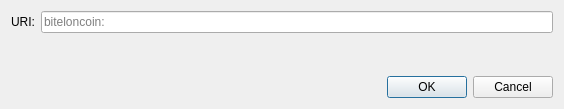
<?xml version="1.0" encoding="UTF-8"?>
<ui version="4.0">
 <class>OpenURIDialog</class>
 <widget class="QDialog" name="OpenURIDialog">
  <property name="geometry">
   <rect>
    <x>0</x>
    <y>0</y>
    <width>564</width>
    <height>109</height>
   </rect>
  </property>
  <property name="windowTitle">
   <string>Open biteloncoin URI</string>
  </property>
  <layout class="QVBoxLayout" name="verticalLayout">
   <item>
    <layout class="QHBoxLayout" name="horizontalLayout">
     <item>
      <widget class="QLabel" name="label">
       <property name="text">
        <string>URI:</string>
       </property>
      </widget>
     </item>
     <item>
      <widget class="QValidatedLineEdit" name="uriEdit">
       <property name="placeholderText">
        <string notr="true">biteloncoin:</string>
       </property>
      </widget>
     </item>
    </layout>
   </item>
   <item>
    <spacer name="verticalSpacer">
     <property name="orientation">
      <enum>Qt::Vertical</enum>
     </property>
     <property name="sizeHint" stdset="0">
      <size>
       <width>20</width>
       <height>40</height>
      </size>
     </property>
    </spacer>
   </item>
   <item>
    <widget class="QDialogButtonBox" name="buttonBox">
     <property name="orientation">
      <enum>Qt::Horizontal</enum>
     </property>
     <property name="standardButtons">
      <set>QDialogButtonBox::Cancel|QDialogButtonBox::Ok</set>
     </property>
    </widget>
   </item>
  </layout>
 </widget>
 <customwidgets>
  <customwidget>
   <class>QValidatedLineEdit</class>
   <extends>QLineEdit</extends>
   <header>qt/qvalidatedlineedit.h</header>
  </customwidget>
 </customwidgets>
 <resources/>
 <connections>
  <connection>
   <sender>buttonBox</sender>
   <signal>accepted()</signal>
   <receiver>OpenURIDialog</receiver>
   <slot>accept()</slot>
   <hints>
    <hint type="sourcelabel">
     <x>248</x>
     <y>254</y>
    </hint>
    <hint type="destinationlabel">
     <x>157</x>
     <y>274</y>
    </hint>
   </hints>
  </connection>
  <connection>
   <sender>buttonBox</sender>
   <signal>rejected()</signal>
   <receiver>OpenURIDialog</receiver>
   <slot>reject()</slot>
   <hints>
    <hint type="sourcelabel">
     <x>316</x>
     <y>260</y>
    </hint>
    <hint type="destinationlabel">
     <x>286</x>
     <y>274</y>
    </hint>
   </hints>
  </connection>
 </connections>
</ui>
